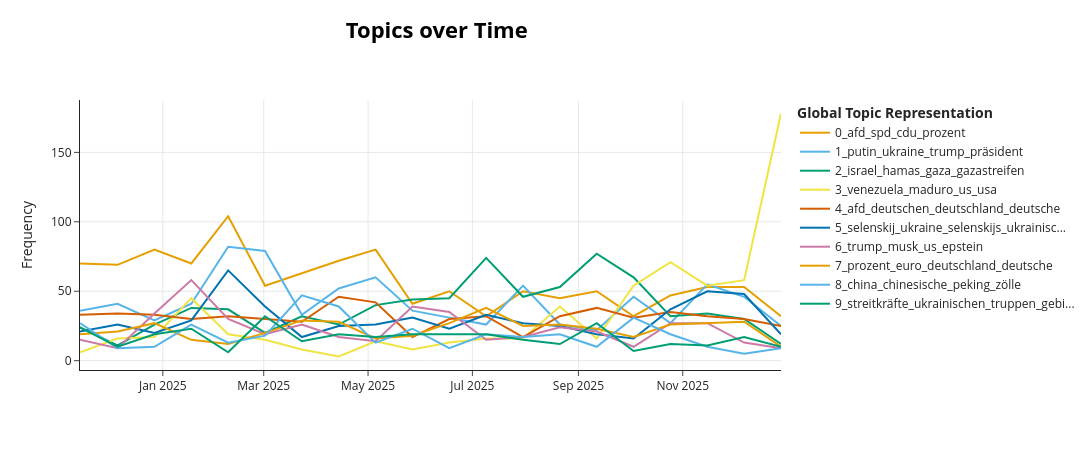

Notebook cell for this chart:
### Code cell
# Topics over time (RT_de)
topics_over_time = topic_model.topics_over_time(
    docs=docs,
    timestamps=timestamps,
    nr_bins=20,
)

display(topics_over_time.head(20))

display(topic_model.visualize_topics_over_time(
    topics_over_time,
    top_n_topics=10,
))

### Figure 1 — Plotly figure (JSON) as saved in the notebook; plotly's stock layout.template omitted (floating-point values rounded to 4 significant figures)
{"data": [{"hoverinfo": "text", "hovertext": ["<b>Topic 0</b><br>Words: spd, bsw, afd, habeck, cdu", "<b>Topic 0</b><br>Words: afd, spd, cdu, habeck, scholz", "<b>Topic 0</b><br>Words: fpö, afd, övp, habeck, prozent", "<b>Topic 0</b><br>Words: afd, grünen, gelbhaar, habeck, partei", "<b>Topic 0</b><br>Words: bsw, afd, partei, övp, prozent", "<b>Topic 0</b><br>Words: cdu, spd, afd, bsw, prozent", "<b>Topic 0</b><br>Words: cdu, spd, afd, prozent, csu", "<b>Topic 0</b><br>Words: spd, afd, cdu, prozent, partei", "<b>Topic 0</b><br>Words: afd, verfassungsschutz, spd, partei, gutachten", "<b>Topic 0</b><br>Words: compact, elsässer, afd, habeck, partei", "<b>Topic 0</b><br>Words: afd, spd, compact, prozent, partei", "<b>Topic 0</b><br>Words: afd, spd, gersdorf, brosius, grünen", "<b>Topic 0</b><br>Words: afd, prozent, spd, gersdorf, grünen", "<b>Topic 0</b><br>Words: afd, habeck, cdu, spd, kandidaten", "<b>Topic 0</b><br>Words: afd, prozent, spd, wahl, cdu", "<b>Topic 0</b><br>Words: afd, spd, prozent, cdu, bsw", "<b>Topic 0</b><br>Words: afd, bsw, partei, spd, cdu", "<b>Topic 0</b><br>Words: bsw, afd, cdu, weimer, partei", "<b>Topic 0</b><br>Words: afd, prozent, spd, bsw, habeck", "<b>Topic 0</b><br>Words: bsw, spd, afd, fraktion, partei"], "marker": {"color": "#E69F00"}, "mode": "lines", "name": "0_afd_spd_cdu_prozent", "type": "scatter", "x": ["2024-11-13T13:39:21.600000", "2024-12-05T13:12:00.000000", "2024-12-27T02:24:00.000000", "2025-01-17T15:36:00.000000", "2025-02-08T04:48:00.000000", "2025-03-01T18:00:00.000000", "2025-03-23T07:12:00.000000", "2025-04-13T20:24:00.000000", "2025-05-05T09:36:00.000000", "2025-05-26T22:48:00.000000", "2025-06-17T12:00:00.000000", "2025-07-09T01:12:00.000000", "2025-07-30T14:24:00.000000", "2025-08-21T03:36:00.000000", "2025-09-11T16:48:00.000000", "2025-10-03T06:00:00.000000", "2025-10-24T19:12:00.000000", "2025-11-15T08:24:00.000000", "2025-12-06T21:36:00.000000", "2025-12-28T10:48:00.000000"], "y": [70, 69, 80, 70, 104, 54, 63, 72, 80, 41, 50, 32, 50, 45, 50, 32, 47, 53, 53, 32]}, {"hoverinfo": "text", "hovertext": ["<b>Topic 1</b><br>Words: ukraine, putin, trump, russland, präsident", "<b>Topic 1</b><br>Words: ukraine, putin, trump, russland, präsident", "<b>Topic 1</b><br>Words: ukraine, putin, trump, treffen, moskau", "<b>Topic 1</b><br>Words: putin, trump, ukraine, russland, präsident", "<b>Topic 1</b><br>Words: putin, ukraine, trump, treffen, präsident", "<b>Topic 1</b><br>Words: ukraine, putin, trump, waffenstillstand, präsident", "<b>Topic 1</b><br>Words: putin, ukraine, trump, moskau, riad", "<b>Topic 1</b><br>Words: ukraine, witkoff, trump, putin, moskau", "<b>Topic 1</b><br>Words: putin, ukraine, istanbul, trump, verhandlungen", "<b>Topic 1</b><br>Words: ukraine, putin, trump, moskau, russland", "<b>Topic 1</b><br>Words: putin, trump, ukraine, russland, wladimir", "<b>Topic 1</b><br>Words: ukraine, trump, russland, putin, präsident", "<b>Topic 1</b><br>Words: putin, trump, ukraine, treffen, alaska", "<b>Topic 1</b><br>Words: putin, ukraine, trump, präsident, präsidenten", "<b>Topic 1</b><br>Words: trump, ukraine, russland, putin, präsident", "<b>Topic 1</b><br>Words: putin, trump, ukraine, präsident, treffen", "<b>Topic 1</b><br>Words: putin, trump, ukraine, treffen, moskau", "<b>Topic 1</b><br>Words: ukraine, putin, friedensplan, treffen, trump", "<b>Topic 1</b><br>Words: putin, ukraine, trump, moskau, präsident", "<b>Topic 1</b><br>Words: putin, ukraine, trump, präsidenten, präsident"], "marker": {"color": "#56B4E9"}, "mode": "lines", "name": "1_putin_ukraine_trump_präsident", "type": "scatter", "x": ["2024-11-13T13:39:21.600000", "2024-12-05T13:12:00.000000", "2024-12-27T02:24:00.000000", "2025-01-17T15:36:00.000000", "2025-02-08T04:48:00.000000", "2025-03-01T18:00:00.000000", "2025-03-23T07:12:00.000000", "2025-04-13T20:24:00.000000", "2025-05-05T09:36:00.000000", "2025-05-26T22:48:00.000000", "2025-06-17T12:00:00.000000", "2025-07-09T01:12:00.000000", "2025-07-30T14:24:00.000000", "2025-08-21T03:36:00.000000", "2025-09-11T16:48:00.000000", "2025-10-03T06:00:00.000000", "2025-10-24T19:12:00.000000", "2025-11-15T08:24:00.000000", "2025-12-06T21:36:00.000000", "2025-12-28T10:48:00.000000"], "y": [36, 41, 29, 41, 82, 79, 33, 52, 60, 36, 31, 26, 54, 26, 22, 46, 27, 55, 46, 25]}, {"hoverinfo": "text", "hovertext": ["<b>Topic 2</b><br>Words: israel, israelischen, netanjahu, hamas, gaza", "<b>Topic 2</b><br>Words: israel, zuckermann, israelischen, gaza, hamas", "<b>Topic 2</b><br>Words: hamas, israel, gazastreifen, geiseln, israelischen", "<b>Topic 2</b><br>Words: hamas, israel, gaza, gazastreifen, netanjahu", "<b>Topic 2</b><br>Words: hamas, israel, geiseln, gazastreifen, israelischen", "<b>Topic 2</b><br>Words: hamas, israel, gazastreifen, gaza, israelische", "<b>Topic 2</b><br>Words: israel, hamas, gazastreifen, israelischen, israelische", "<b>Topic 2</b><br>Words: israel, hamas, gaza, israels, israelischen", "<b>Topic 2</b><br>Words: israel, gaza, gazastreifen, hamas, israelischen", "<b>Topic 2</b><br>Words: israel, gaza, hamas, gazastreifen, israelischen", "<b>Topic 2</b><br>Words: israel, gaza, gazastreifen, hamas, israels", "<b>Topic 2</b><br>Words: israel, gaza, gazastreifen, israelischen, hamas", "<b>Topic 2</b><br>Words: israel, gaza, hamas, gazastreifen, israelischen", "<b>Topic 2</b><br>Words: gaza, israel, hamas, gazastreifen, netanjahu", "<b>Topic 2</b><br>Words: israel, gaza, hamas, israelischen, israels", "<b>Topic 2</b><br>Words: hamas, israel, gaza, gazastreifen, geiseln", "<b>Topic 2</b><br>Words: israel, hamas, gaza, israelischen, gazastreifen", "<b>Topic 2</b><br>Words: israel, hamas, gaza, gazastreifen, israels", "<b>Topic 2</b><br>Words: israel, gaza, hamas, gazastreifen, israelischen", "<b>Topic 2</b><br>Words: israel, hamas, gazastreifen, gaza, israelischen"], "marker": {"color": "#009E73"}, "mode": "lines", "name": "2_israel_hamas_gaza_gazastreifen", "type": "scatter", "x": ["2024-11-13T13:39:21.600000", "2024-12-05T13:12:00.000000", "2024-12-27T02:24:00.000000", "2025-01-17T15:36:00.000000", "2025-02-08T04:48:00.000000", "2025-03-01T18:00:00.000000", "2025-03-23T07:12:00.000000", "2025-04-13T20:24:00.000000", "2025-05-05T09:36:00.000000", "2025-05-26T22:48:00.000000", "2025-06-17T12:00:00.000000", "2025-07-09T01:12:00.000000", "2025-07-30T14:24:00.000000", "2025-08-21T03:36:00.000000", "2025-09-11T16:48:00.000000", "2025-10-03T06:00:00.000000", "2025-10-24T19:12:00.000000", "2025-11-15T08:24:00.000000", "2025-12-06T21:36:00.000000", "2025-12-28T10:48:00.000000"], "y": [24, 11, 26, 38, 37, 20, 32, 26, 40, 44, 45, 74, 46, 53, 77, 60, 32, 34, 30, 12]}, {"hoverinfo": "text", "hovertext": ["<b>Topic 3</b><br>Words: venezuela, peru, venezuelas, fentanyl, usa", "<b>Topic 3</b><br>Words: panama, venezuela, maduro, usa, us", "<b>Topic 3</b><br>Words: venezuela, mexiko, kuba, tequila, usa", "<b>Topic 3</b><br>Words: venezuela, usa, us, maduro, trump", "<b>Topic 3</b><br>Words: venezuela, mexiko, maduro, us, usa", "<b>Topic 3</b><br>Words: marcos, duterte, venezuela, philippinen, bongbong", "<b>Topic 3</b><br>Words: panama, venezuela, usa, us, mexiko", "<b>Topic 3</b><br>Words: panama, panamakanal, kanal, wasserstraße, iber", "<b>Topic 3</b><br>Words: kuba, venezuela, maduro, us, havanna", "<b>Topic 3</b><br>Words: brasilien, brasiliens, morales, shields, locked", "<b>Topic 3</b><br>Words: venezuela, kuba, kirchner, usa, us", "<b>Topic 3</b><br>Words: brasilien, venezuela, lula, brasilianischen, brics", "<b>Topic 3</b><br>Words: venezuela, maduro, us, bolsonaro, usa", "<b>Topic 3</b><br>Words: venezuela, maduro, us, drogen, venezuelas", "<b>Topic 3</b><br>Words: venezuela, maduro, us, karibik, venezolanische", "<b>Topic 3</b><br>Words: venezuela, maduro, us, usa, venezuelas", "<b>Topic 3</b><br>Words: venezuela, maduro, karibik, us, usa", "<b>Topic 3</b><br>Words: venezuela, maduro, us, karibik, venezolanischen", "<b>Topic 3</b><br>Words: venezuela, maduro, us, venezolanischen, venezuelas", "<b>Topic 3</b><br>Words: venezuela, maduro, us, usa, venezolanischen"], "marker": {"color": "#F0E442"}, "mode": "lines", "name": "3_venezuela_maduro_us_usa", "type": "scatter", "x": ["2024-11-13T13:39:21.600000", "2024-12-05T13:12:00.000000", "2024-12-27T02:24:00.000000", "2025-01-17T15:36:00.000000", "2025-02-08T04:48:00.000000", "2025-03-01T18:00:00.000000", "2025-03-23T07:12:00.000000", "2025-04-13T20:24:00.000000", "2025-05-05T09:36:00.000000", "2025-05-26T22:48:00.000000", "2025-06-17T12:00:00.000000", "2025-07-09T01:12:00.000000", "2025-07-30T14:24:00.000000", "2025-08-21T03:36:00.000000", "2025-09-11T16:48:00.000000", "2025-10-03T06:00:00.000000", "2025-10-24T19:12:00.000000", "2025-11-15T08:24:00.000000", "2025-12-06T21:36:00.000000", "2025-12-28T10:48:00.000000"], "y": [6, 16, 17, 45, 19, 15, 8, 3, 14, 8, 13, 16, 16, 39, 16, 54, 71, 54, 58, 178]}, {"hoverinfo": "text", "hovertext": ["<b>Topic 4</b><br>Words: krieg, deutschen, deutschland, deutsche, rothschild", "<b>Topic 4</b><br>Words: afd, deutschen, deutschland, mutter, partei", "<b>Topic 4</b><br>Words: afd, fpö, cirillo, deutschland, deutschen", "<b>Topic 4</b><br>Words: deutschen, görlitz, srf, afd, deutschland", "<b>Topic 4</b><br>Words: jelmoli, afd, deutschland, deutsche, vance", "<b>Topic 4</b><br>Words: stocker, deutschen, deutschland, pfister, berlin", "<b>Topic 4</b><br>Words: deutschen, deutschland, deutsche, bystron, gysi", "<b>Topic 4</b><br>Words: mutter, berlin, deutschen, sowjetischen, deutsche", "<b>Topic 4</b><br>Words: deutschen, afd, merz, deutschland, deutsche", "<b>Topic 4</b><br>Words: siggelkow, deutschen, bnd, deutschland, fischer", "<b>Topic 4</b><br>Words: deutschen, deutschland, deutsche, merz, berlin", "<b>Topic 4</b><br>Words: deutschen, afd, grünen, deutschland, deutsche", "<b>Topic 4</b><br>Words: habig, helsinki, freiherr, afd, blackrock", "<b>Topic 4</b><br>Words: afd, kandidaten, hochdeutsch, deutschen, sohn", "<b>Topic 4</b><br>Words: kirk, afd, deutschen, charlie, deutschland", "<b>Topic 4</b><br>Words: afd, deutschen, deutschland, wehrpflicht, fraktion", "<b>Topic 4</b><br>Words: afd, bundeswehr, deutschen, söhne, deutschland", "<b>Topic 4</b><br>Words: deutschen, deutsche, afd, deutschland, tagawa", "<b>Topic 4</b><br>Words: deutsche, afd, drosten, deutschen, deutschland", "<b>Topic 4</b><br>Words: deutschen, deutschland, puschkins, puschkin, afd"], "marker": {"color": "#D55E00"}, "mode": "lines", "name": "4_afd_deutschen_deutschland_deutsche", "type": "scatter", "x": ["2024-11-13T13:39:21.600000", "2024-12-05T13:12:00.000000", "2024-12-27T02:24:00.000000", "2025-01-17T15:36:00.000000", "2025-02-08T04:48:00.000000", "2025-03-01T18:00:00.000000", "2025-03-23T07:12:00.000000", "2025-04-13T20:24:00.000000", "2025-05-05T09:36:00.000000", "2025-05-26T22:48:00.000000", "2025-06-17T12:00:00.000000", "2025-07-09T01:12:00.000000", "2025-07-30T14:24:00.000000", "2025-08-21T03:36:00.000000", "2025-09-11T16:48:00.000000", "2025-10-03T06:00:00.000000", "2025-10-24T19:12:00.000000", "2025-11-15T08:24:00.000000", "2025-12-06T21:36:00.000000", "2025-12-28T10:48:00.000000"], "y": [33, 34, 33, 30, 32, 30, 28, 46, 42, 17, 30, 32, 17, 32, 38, 31, 35, 32, 30, 25]}, {"hoverinfo": "text", "hovertext": ["<b>Topic 5</b><br>Words: selenskij, ukraine, selenskijs, trump, kiew", "<b>Topic 5</b><br>Words: selenskij, ukraine, trump, wladimir, ukrainische", "<b>Topic 5</b><br>Words: selenskij, ukraine, selenskijs, poroschenko, ukrainische", "<b>Topic 5</b><br>Words: selenskij, ukraine, ukrainische, selenskijs, wladimir", "<b>Topic 5</b><br>Words: selenskij, ukraine, selenskijs, trump, wahlen", "<b>Topic 5</b><br>Words: selenskij, trump, selenskijs, ukraine, ukrainischen", "<b>Topic 5</b><br>Words: selenskij, ukraine, ukrainischen, selenskijs, ukrainische", "<b>Topic 5</b><br>Words: selenskij, ukraine, krim, kiew, selenskijs", "<b>Topic 5</b><br>Words: selenskij, ukraine, portnow, selenskijs, verhandlungen", "<b>Topic 5</b><br>Words: selenskij, ukraine, kiew, selenskijs, wladimir", "<b>Topic 5</b><br>Words: selenskij, jermak, ukraine, ukrainischen, kiew", "<b>Topic 5</b><br>Words: selenskij, nabu, selenskijs, jermak, ukraine", "<b>Topic 5</b><br>Words: selenskij, ukraine, selenskijs, wladimir, kiew", "<b>Topic 5</b><br>Words: selenskij, ukraine, wladimir, treffen, ukrainischen", "<b>Topic 5</b><br>Words: selenskij, selenskijs, ukraine, wladimir, ukrainische", "<b>Topic 5</b><br>Words: selenskij, ukrainische, ukraine, trump, wladimir", "<b>Topic 5</b><br>Words: selenskij, minditsch, nabu, korruptionsskandal, ukraine", "<b>Topic 5</b><br>Words: selenskij, jermak, selenskijs, nabu, minditsch", "<b>Topic 5</b><br>Words: selenskij, selenskijs, ukraine, ukrainischen, ukrainische", "<b>Topic 5</b><br>Words: selenskij, timoschenko, selenskijs, ukraine, trump"], "marker": {"color": "#0072B2"}, "mode": "lines", "name": "5_selenskij_ukraine_selenskijs_ukrainisc...", "type": "scatter", "x": ["2024-11-13T13:39:21.600000", "2024-12-05T13:12:00.000000", "2024-12-27T02:24:00.000000", "2025-01-17T15:36:00.000000", "2025-02-08T04:48:00.000000", "2025-03-01T18:00:00.000000", "2025-03-23T07:12:00.000000", "2025-04-13T20:24:00.000000", "2025-05-05T09:36:00.000000", "2025-05-26T22:48:00.000000", "2025-06-17T12:00:00.000000", "2025-07-09T01:12:00.000000", "2025-07-30T14:24:00.000000", "2025-08-21T03:36:00.000000", "2025-09-11T16:48:00.000000", "2025-10-03T06:00:00.000000", "2025-10-24T19:12:00.000000", "2025-11-15T08:24:00.000000", "2025-12-06T21:36:00.000000", "2025-12-28T10:48:00.000000"], "y": [21, 26, 20, 29, 65, 39, 17, 25, 26, 31, 23, 33, 27, 25, 19, 16, 37, 50, 48, 19]}, {"hoverinfo": "text", "hovertext": ["<b>Topic 6</b><br>Words: trump, biden, bhattacharya, us, hunter", "<b>Topic 6</b><br>Words: trump, wray, hegseth, gabbard, wasserman", "<b>Topic 6</b><br>Words: musk, trump, us, biden, elon", "<b>Topic 6</b><br>Words: trump, us, musk, trumps, usaid", "<b>Topic 6</b><br>Words: epstein, bannon, trump, musk, us", "<b>Topic 6</b><br>Words: trump, musk, us, usaid, biden", "<b>Topic 6</b><br>Words: trump, us, musk, chat, trumps", "<b>Topic 6</b><br>Words: trump, us, trumps, waltz, donald", "<b>Topic 6</b><br>Words: trump, biden, us, joe, präsident", "<b>Topic 6</b><br>Words: musk, trump, us, epstein, angeles", "<b>Topic 6</b><br>Words: musk, trump, elon, epstein, us", "<b>Topic 6</b><br>Words: epstein, trump, maxwell, akten, bondi", "<b>Topic 6</b><br>Words: trump, trumps, epstein, musk, us", "<b>Topic 6</b><br>Words: trump, us, epstein, donald, soros", "<b>Topic 6</b><br>Words: trump, kirk, us, donald, epstein", "<b>Topic 6</b><br>Words: trump, bolton, us, pritzker, hegseth", "<b>Topic 6</b><br>Words: trump, cheney, us, dick, donald", "<b>Topic 6</b><br>Words: epstein, greene, trump, akten, us", "<b>Topic 6</b><br>Words: epstein, trump, clinton, akten, us", "<b>Topic 6</b><br>Words: trump, doktrin, us, schmitt, ice"], "marker": {"color": "#CC79A7"}, "mode": "lines", "name": "6_trump_musk_us_epstein", "type": "scatter", "x": ["2024-11-13T13:39:21.600000", "2024-12-05T13:12:00.000000", "2024-12-27T02:24:00.000000", "2025-01-17T15:36:00.000000", "2025-02-08T04:48:00.000000", "2025-03-01T18:00:00.000000", "2025-03-23T07:12:00.000000", "2025-04-13T20:24:00.000000", "2025-05-05T09:36:00.000000", "2025-05-26T22:48:00.000000", "2025-06-17T12:00:00.000000", "2025-07-09T01:12:00.000000", "2025-07-30T14:24:00.000000", "2025-08-21T03:36:00.000000", "2025-09-11T16:48:00.000000", "2025-10-03T06:00:00.000000", "2025-10-24T19:12:00.000000", "2025-11-15T08:24:00.000000", "2025-12-06T21:36:00.000000", "2025-12-28T10:48:00.000000"], "y": [15, 9, 34, 58, 30, 19, 26, 17, 14, 39, 35, 15, 17, 24, 21, 10, 27, 27, 13, 9]}, {"hoverinfo": "text", "hovertext": ["<b>Topic 7</b><br>Words: prozent, deutschland, deutschen, ifo, euro", "<b>Topic 7</b><br>Words: prozent, deutschland, kurzarbeit, euro, armut", "<b>Topic 7</b><br>Words: euro, schilling, millionen, prozent, deutschland", "<b>Topic 7</b><br>Words: euro, prozent, deutschland, fahrer, deutschen", "<b>Topic 7</b><br>Words: kommunen, euro, deutsche, prozent, deutschland", "<b>Topic 7</b><br>Words: euro, deutschland, prozent, schuldenbremse, merz", "<b>Topic 7</b><br>Words: euro, prozent, deutschland, deutsche, deutschen", "<b>Topic 7</b><br>Words: prozent, deutschland, euro, stunden, oxfam", "<b>Topic 7</b><br>Words: prozent, deutschland, arbeit, deutsche, deutschen", "<b>Topic 7</b><br>Words: euro, prozent, deutschland, rentner, deutsche", "<b>Topic 7</b><br>Words: euro, prozent, bürgergeld, milliarden, deutschland", "<b>Topic 7</b><br>Words: prozent, deutschland, euro, deutsche, milliarden", "<b>Topic 7</b><br>Words: euro, prozent, deutschland, armut, milliarden", "<b>Topic 7</b><br>Words: merz, prozent, deutschland, deutschen, wirtschaft", "<b>Topic 7</b><br>Words: euro, prozent, deutschland, oecd, millionen", "<b>Topic 7</b><br>Words: deutschland, prozent, euro, deutschen, bundesregierung", "<b>Topic 7</b><br>Words: prozent, euro, deutschland, bundesregierung, merz", "<b>Topic 7</b><br>Words: prozent, aktivrente, deutschland, euro, rentner", "<b>Topic 7</b><br>Words: euro, prozent, deutschland, deutschen, einkommen", "<b>Topic 7</b><br>Words: ifo, deutschland, prozent, leuna, euro"], "marker": {"color": "#E69F00"}, "mode": "lines", "name": "7_prozent_euro_deutschland_deutsche", "type": "scatter", "x": ["2024-11-13T13:39:21.600000", "2024-12-05T13:12:00.000000", "2024-12-27T02:24:00.000000", "2025-01-17T15:36:00.000000", "2025-02-08T04:48:00.000000", "2025-03-01T18:00:00.000000", "2025-03-23T07:12:00.000000", "2025-04-13T20:24:00.000000", "2025-05-05T09:36:00.000000", "2025-05-26T22:48:00.000000", "2025-06-17T12:00:00.000000", "2025-07-09T01:12:00.000000", "2025-07-30T14:24:00.000000", "2025-08-21T03:36:00.000000", "2025-09-11T16:48:00.000000", "2025-10-03T06:00:00.000000", "2025-10-24T19:12:00.000000", "2025-11-15T08:24:00.000000", "2025-12-06T21:36:00.000000", "2025-12-28T10:48:00.000000"], "y": [19, 21, 27, 15, 12, 20, 29, 28, 16, 18, 27, 38, 25, 26, 23, 17, 26, 27, 28, 10]}, {"hoverinfo": "text", "hovertext": ["<b>Topic 8</b><br>Words: china, peking, chinesische, chinas, xi", "<b>Topic 8</b><br>Words: china, xi, chinesischen, peking, chinesische", "<b>Topic 8</b><br>Words: tiktok, china, chinesische, xi, trump", "<b>Topic 8</b><br>Words: china, ki, deepseek, chinesische, chinesischen", "<b>Topic 8</b><br>Words: china, zölle, chinesische, peking, chinesischen", "<b>Topic 8</b><br>Words: china, peking, chinesische, deepseek, usa", "<b>Topic 8</b><br>Words: china, chinesische, zölle, peking, us", "<b>Topic 8</b><br>Words: china, zölle, chinesische, peking, usa", "<b>Topic 8</b><br>Words: china, zölle, peking, chinesischen, chinesische", "<b>Topic 8</b><br>Words: china, chinesische, peking, zölle, usa", "<b>Topic 8</b><br>Words: china, quad, gipfel, xi, vietnam", "<b>Topic 8</b><br>Words: china, chinesischen, peking, chinesische, chinas", "<b>Topic 8</b><br>Words: china, chinesische, nvidia, chips, peking", "<b>Topic 8</b><br>Words: china, xi, peking, chinesischen, chinas", "<b>Topic 8</b><br>Words: tiktok, china, chinesischen, xi, chinesische", "<b>Topic 8</b><br>Words: china, chinesische, peking, chinesischen, zölle", "<b>Topic 8</b><br>Words: china, xi, peking, chinesische, chinesischen", "<b>Topic 8</b><br>Words: china, chinesische, peking, xi, chinas", "<b>Topic 8</b><br>Words: china, chinesische, peking, wadephul, chinesischen", "<b>Topic 8</b><br>Words: china, peking, us, chinesischen, chinesische"], "marker": {"color": "#56B4E9"}, "mode": "lines", "name": "8_china_chinesische_peking_zölle", "type": "scatter", "x": ["2024-11-13T13:39:21.600000", "2024-12-05T13:12:00.000000", "2024-12-27T02:24:00.000000", "2025-01-17T15:36:00.000000", "2025-02-08T04:48:00.000000", "2025-03-01T18:00:00.000000", "2025-03-23T07:12:00.000000", "2025-04-13T20:24:00.000000", "2025-05-05T09:36:00.000000", "2025-05-26T22:48:00.000000", "2025-06-17T12:00:00.000000", "2025-07-09T01:12:00.000000", "2025-07-30T14:24:00.000000", "2025-08-21T03:36:00.000000", "2025-09-11T16:48:00.000000", "2025-10-03T06:00:00.000000", "2025-10-24T19:12:00.000000", "2025-11-15T08:24:00.000000", "2025-12-06T21:36:00.000000", "2025-12-28T10:48:00.000000"], "y": [27, 9, 10, 26, 13, 18, 47, 39, 13, 23, 9, 19, 17, 19, 10, 31, 19, 10, 5, 9]}, {"hoverinfo": "text", "hovertext": ["<b>Topic 9</b><br>Words: kurachowo, streitkräfte, stadt, ukrainischen, truppen", "<b>Topic 9</b><br>Words: streitkräfte, ukrainischen, stadt, kurachowo, pokrowsk", "<b>Topic 9</b><br>Words: streitkräfte, kurachowo, ukrainischen, kursk, gebiet", "<b>Topic 9</b><br>Words: ukrainischen, gebiet, streitkräfte, welikaja, truppen", "<b>Topic 9</b><br>Words: podoljaka, region, sumy, ukrainischen, truppen", "<b>Topic 9</b><br>Words: kursk, sumy, gebiet, streitkräfte, sudscha", "<b>Topic 9</b><br>Words: streitkräfte, gebiet, ukrainischen, truppen, kursk", "<b>Topic 9</b><br>Words: sumy, streitkräfte, ukrainischen, kursk, gebiet", "<b>Topic 9</b><br>Words: sumy, streitkräfte, ukrainischen, gebiet, konstantinowka", "<b>Topic 9</b><br>Words: dnjepropetrowsk, sumy, podoljaka, streitkräfte, gebiet", "<b>Topic 9</b><br>Words: streitkräfte, ukrainischen, sumy, gebiet, truppen", "<b>Topic 9</b><br>Words: pokrowsk, streitkräfte, podoljaka, ukrainischen, truppen", "<b>Topic 9</b><br>Words: stadt, streitkräfte, frontabschnitt, jar, truppen", "<b>Topic 9</b><br>Words: truppen, streitkräfte, ukrainischen, pokrowsk, kupjansk", "<b>Topic 9</b><br>Words: streitkräfte, ukrainischen, liman, truppen, pokrowsk", "<b>Topic 9</b><br>Words: podoljaka, pokrowsk, truppen, kupjansk, truppenverbands", "<b>Topic 9</b><br>Words: kupjansk, streitkräfte, ukrainischen, pokrowsk, truppen", "<b>Topic 9</b><br>Words: streitkräfte, pokrowsk, ukrainischen, stadt, truppen", "<b>Topic 9</b><br>Words: stadt, mirnograd, sewersk, streitkräfte, truppen", "<b>Topic 9</b><br>Words: streitkräfte, ukrainischen, saporoschje, slawjansk, gebiet"], "marker": {"color": "#009E73"}, "mode": "lines", "name": "9_streitkräfte_ukrainischen_truppen_gebi...", "type": "scatter", "x": ["2024-11-13T13:39:21.600000", "2024-12-05T13:12:00.000000", "2024-12-27T02:24:00.000000", "2025-01-17T15:36:00.000000", "2025-02-08T04:48:00.000000", "2025-03-01T18:00:00.000000", "2025-03-23T07:12:00.000000", "2025-04-13T20:24:00.000000", "2025-05-05T09:36:00.000000", "2025-05-26T22:48:00.000000", "2025-06-17T12:00:00.000000", "2025-07-09T01:12:00.000000", "2025-07-30T14:24:00.000000", "2025-08-21T03:36:00.000000", "2025-09-11T16:48:00.000000", "2025-10-03T06:00:00.000000", "2025-10-24T19:12:00.000000", "2025-11-15T08:24:00.000000", "2025-12-06T21:36:00.000000", "2025-12-28T10:48:00.000000"], "y": [24, 10, 19, 23, 6, 32, 14, 19, 17, 19, 19, 19, 15, 12, 27, 7, 12, 11, 17, 10]}], "layout": {"height": 450, "hoverlabel": {"bgcolor": "white", "font": {"family": "Rockwell", "size": 16}}, "legend": {"title": {"text": "<b>Global Topic Representation"}}, "title": {"font": {"color": "Black", "size": 22}, "text": "<b>Topics over Time</b>", "x": 0.4, "xanchor": "center", "y": 0.95, "yanchor": "top"}, "width": 1250, "xaxis": {"showgrid": true}, "yaxis": {"showgrid": true, "title": {"text": "Frequency"}}}}
